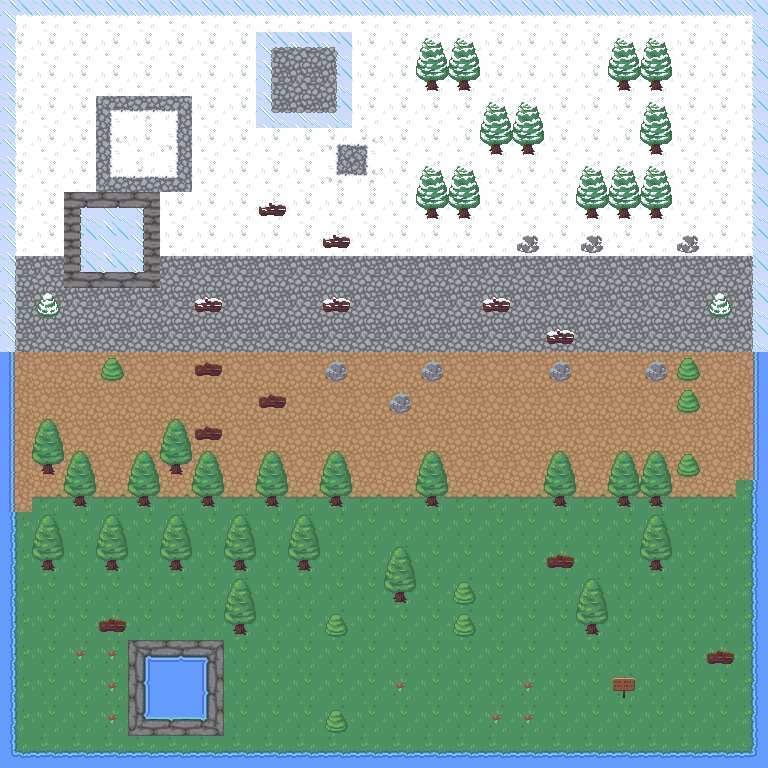

This game map was drawn from its Tiled (.tmx) file and the tilesets committed beside it. A one-line description and the full map source follow:
An orthogonal 24x24 tile map with 32x32 px tiles, 2 tile layers (Ground, Tile Layer 2), 2 tilesets.

<map version="1.9" tiledversion="1.9.0" orientation="orthogonal" renderorder="right-down" width="24" height="24" tilewidth="32" tileheight="32" infinite="0" nextlayerid="5" nextobjectid="1">
 <tileset firstgid="1" source="Natuer_Reg.tsx" />
 <tileset firstgid="181" source="Snow.tsx" />
 <layer id="3" name="Ground" width="24" height="24">
  <data encoding="csv">
246,247,247,247,247,247,247,247,247,247,247,247,247,247,247,247,247,247,247,247,247,247,247,248,
266,267,267,267,267,267,267,267,267,267,267,267,267,267,267,267,267,267,267,267,267,267,267,268,
266,277,277,277,277,277,277,277,277,277,277,277,277,277,277,277,277,277,277,277,277,277,277,268,
266,277,277,277,277,277,277,277,277,277,277,277,277,277,277,277,277,277,277,277,277,277,277,268,
266,277,277,277,277,277,277,277,277,277,277,277,277,277,277,277,277,277,277,277,277,277,277,268,
266,277,277,277,277,277,277,277,277,277,277,277,277,277,277,277,277,277,277,277,277,277,277,268,
266,277,277,277,277,277,277,277,277,277,277,277,277,277,277,277,277,277,277,277,277,277,277,268,
266,277,277,277,277,277,277,277,277,277,277,277,277,277,277,277,277,277,277,277,277,277,277,268,
271,327,327,327,327,327,327,327,327,327,327,327,327,327,327,327,327,327,327,327,327,327,327,273,
271,272,272,272,272,272,272,272,272,272,272,272,272,272,272,272,272,272,272,272,272,272,272,273,
271,272,272,272,272,272,272,272,272,272,272,272,272,272,272,272,272,272,272,272,272,272,272,273,
91,92,92,92,92,92,92,92,92,92,92,92,92,92,92,92,92,92,92,92,92,92,92,93,
91,92,92,92,92,92,92,92,92,92,92,92,92,92,92,92,92,92,92,92,92,92,92,93,
91,92,92,92,92,92,92,92,92,92,92,92,92,92,92,92,92,92,92,92,92,92,92,93,
91,92,92,92,92,92,92,92,92,92,92,92,92,92,92,92,92,92,92,92,92,92,92,93,
91,62,62,62,62,62,62,62,62,62,62,62,62,62,62,62,62,62,62,62,62,62,62,88,
86,87,87,87,87,87,87,87,87,87,87,87,87,87,87,87,87,87,87,87,87,87,87,88,
86,87,87,87,87,87,87,87,87,87,87,87,87,87,87,87,87,87,87,87,87,87,87,88,
86,87,87,87,87,87,87,87,87,87,87,87,87,87,87,87,87,87,87,87,87,87,87,88,
86,87,87,87,87,87,87,87,87,87,87,87,87,87,87,87,87,87,87,87,87,87,87,88,
86,87,87,87,87,87,87,87,87,87,87,87,87,87,87,87,87,87,87,87,87,87,87,88,
86,87,87,87,87,87,87,87,87,87,87,87,87,87,87,87,87,87,87,87,87,87,87,88,
86,87,87,87,87,87,87,87,87,87,87,87,87,87,87,87,87,87,87,87,87,87,87,88,
106,107,107,107,107,107,107,107,107,107,107,107,107,107,107,107,107,107,107,107,107,107,107,108
</data>
 </layer>
 <layer id="4" name="Tile Layer 2" width="24" height="24">
  <data encoding="csv">
0,0,0,0,0,0,0,0,0,0,0,0,0,0,0,0,0,0,0,0,0,0,0,0,
0,0,0,0,0,0,0,0,251,252,253,0,0,181,181,0,0,0,0,181,181,0,0,0,
0,0,0,0,0,0,0,0,271,272,273,0,0,201,201,0,0,0,0,201,201,0,0,0,
0,0,0,241,242,243,0,0,291,292,293,0,0,0,0,181,181,0,0,0,181,0,0,0,
0,0,0,261,262,263,0,0,0,0,244,245,0,0,0,201,201,0,0,0,201,0,0,0,
0,0,0,281,282,283,0,0,0,0,264,265,0,181,181,0,0,0,181,181,181,0,0,0,
0,0,196,197,198,0,0,0,184,0,0,0,0,201,201,0,0,0,201,201,201,0,0,0,
0,0,216,217,218,0,0,0,0,0,184,0,0,0,0,0,203,0,203,0,0,203,0,0,
0,0,236,237,238,0,0,0,0,0,0,0,0,0,0,0,0,0,0,0,0,0,0,0,
0,202,0,0,0,0,184,0,0,0,184,0,0,0,0,184,0,0,0,0,0,0,202,0,
0,0,0,0,0,0,0,0,0,0,0,0,0,0,0,0,0,184,0,0,0,0,0,0,
0,0,0,22,0,0,5,0,0,0,23,0,0,23,0,0,0,23,0,0,23,22,0,0,
0,0,0,0,0,0,0,0,5,0,0,0,23,0,0,0,0,0,0,0,0,22,0,0,
0,1,0,0,0,1,5,0,0,0,0,0,0,0,0,0,0,0,0,0,0,0,0,0,
0,21,1,0,1,21,1,0,1,0,1,0,0,1,0,0,0,1,0,1,1,22,0,0,
0,0,21,0,21,0,21,0,21,0,21,0,0,21,0,0,0,21,0,21,21,0,0,0,
0,1,0,1,0,1,0,1,0,1,0,0,0,0,0,0,0,0,0,0,1,0,0,0,
0,21,0,21,0,21,0,21,0,21,0,0,1,0,0,0,0,5,0,0,21,0,0,0,
0,0,0,0,0,0,0,1,0,0,0,0,21,0,22,0,0,0,1,0,0,0,0,0,
0,0,0,5,0,0,0,21,0,0,22,0,0,0,22,0,0,0,21,0,0,0,0,0,
0,0,4,4,16,17,18,0,0,0,0,0,0,0,0,0,0,0,0,0,0,0,5,0,
0,0,0,4,36,37,38,0,0,0,0,0,4,0,0,0,4,0,0,3,0,0,0,0,
0,0,0,4,56,57,58,0,0,0,22,0,0,0,0,4,4,0,0,0,0,0,0,0,
0,0,0,0,0,0,0,0,0,0,0,0,0,0,0,0,0,0,0,0,0,0,0,0
</data>
 </layer>
</map>
